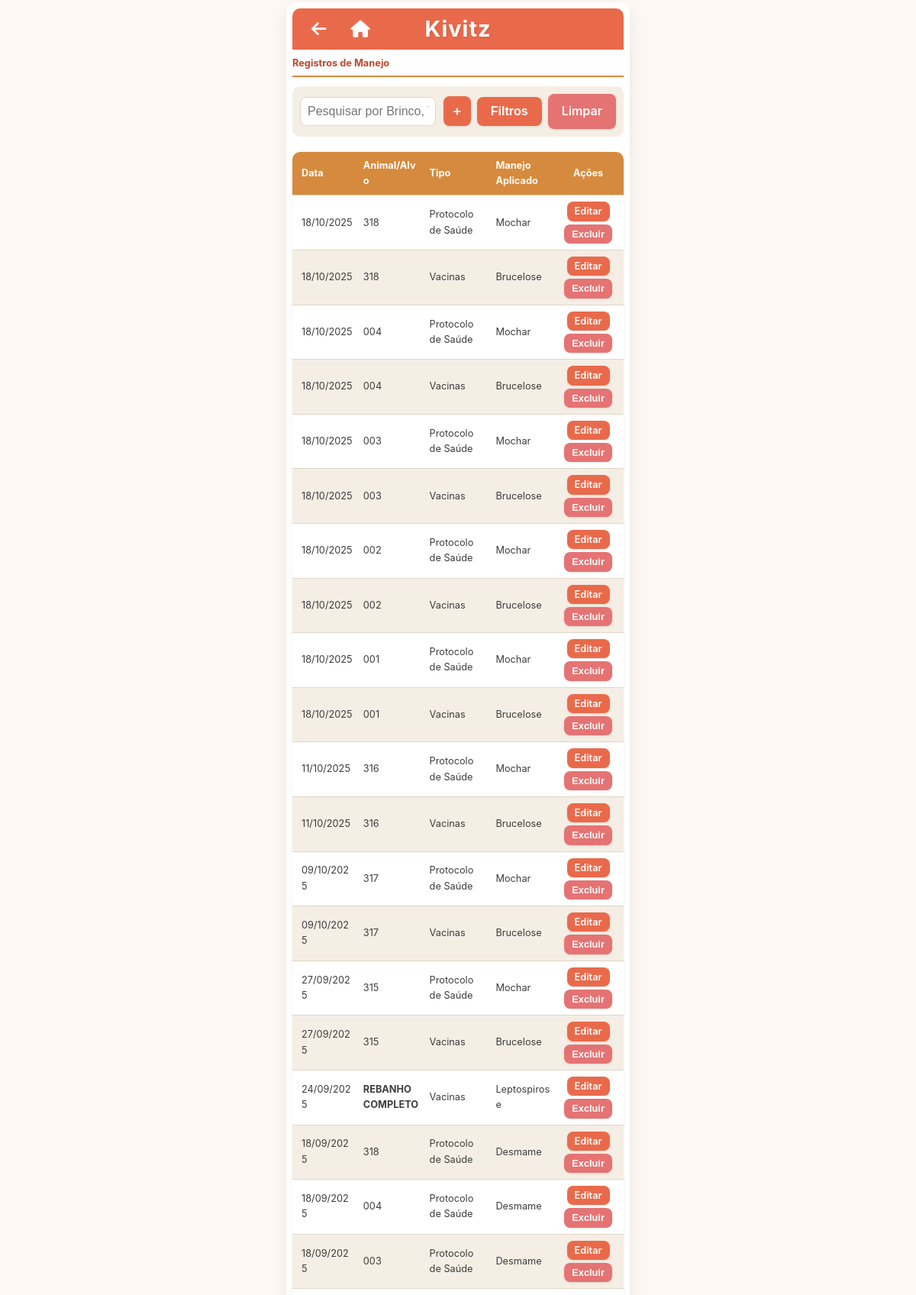
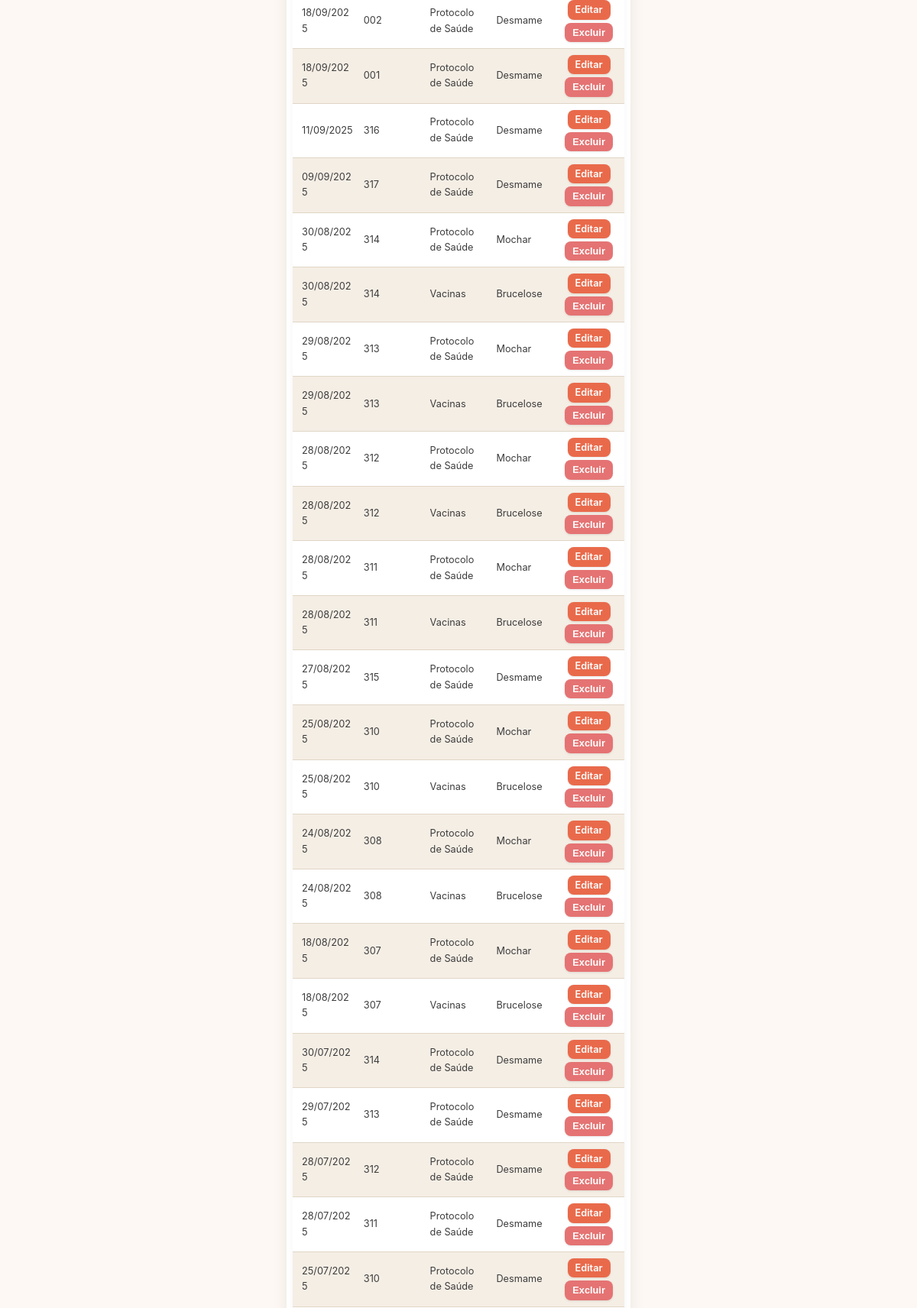
Screenshot of /views/registros_manejo/index.php (signed in, upper part) with the database file from the repository (2 pictures, top to bottom).
### tables this page shows
CREATE TABLE `registros_manejos` (
  `id` int(11) NOT NULL,
  `id_manejo` int(11) NOT NULL,
  `id_gado` int(11) DEFAULT NULL,
  `aplicado_rebanho` tinyint(1) NOT NULL DEFAULT 0,
  `data_aplicacao` date NOT NULL,
  `observacoes` text DEFAULT NULL,
  `id_evento_calendario` varchar(255) DEFAULT NULL,
  `calendar_event_id` varchar(255) DEFAULT NULL,
  `created_at` timestamp NOT NULL DEFAULT current_timestamp()
);

CREATE TABLE `gado` (
  `id` int(11) NOT NULL,
  `grupo` enum('Bezerra','Novilha','Lactante','Seca','Corte') NOT NULL,
  `status` enum('Vazia','Inseminada','Prenha') NOT NULL,
  `bst` tinyint(1) DEFAULT 0,
  `leite_descarte` enum('Sim','Não') NOT NULL DEFAULT 'Não',
  `cor_bastao` enum('','Azul','Verde','Vermelho') NOT NULL DEFAULT '',
  `ativo` tinyint(1) NOT NULL DEFAULT 1,
  `created_at` datetime DEFAULT current_timestamp(),
  `updated_at` datetime DEFAULT current_timestamp() ON UPDATE current_timestamp(),
  `brinco` varchar(50) NOT NULL,
  `nascimento` date NOT NULL,
  `sexo` varchar(10) NOT NULL DEFAULT 'Fêmea',
  `escore` decimal(3,2) NOT NULL,
  `id_pai` int(11) DEFAULT NULL,
  `id_mae` int(11) DEFAULT NULL,
  `descarte` tinyint(1) DEFAULT 0,
  `observacoes` text DEFAULT NULL,
  `raca` enum('Holandês','Angus','Jersey') DEFAULT NULL,
  `nome` varchar(100) DEFAULT NULL,
  `Data_secagem` date DEFAULT NULL,
  `Data_preparto` date DEFAULT NULL,
  `Data_parto` date DEFAULT NULL,
  `data_monitoramento_cio` date DEFAULT NULL,
  `pai` varchar(100) DEFAULT NULL,
  `mae` varchar(100) DEFAULT NULL
);

CREATE TABLE `manejos` (
  `id` int(11) NOT NULL,
  `nome` varchar(255) NOT NULL,
  `tipo` enum('BST','Diagnóstico','Protocolo de Saúde','Vacinas','Secagem','Pré-Parto') NOT NULL,
  `ativo` tinyint(1) NOT NULL DEFAULT 1,
  `recorrencia_meses` int(11) DEFAULT NULL,
  `recorrencia_dias` int(11) DEFAULT NULL COMMENT 'Intervalo em dias para recorrência de BST',
  `evento_dias_1` int(11) DEFAULT NULL,
  `evento_titulo_1` varchar(255) DEFAULT NULL,
  `evento_dias_2` int(11) DEFAULT NULL,
  `evento_titulo_2` varchar(255) DEFAULT NULL,
  `evento_dias_3` int(11) DEFAULT NULL,
  `evento_titulo_3` varchar(255) DEFAULT NULL,
  `evento_dias_4` int(11) DEFAULT NULL,
  `evento_titulo_4` varchar(255) DEFAULT NULL,
  `evento_dias_5` int(11) DEFAULT NULL,
  `evento_titulo_5` varchar(255) DEFAULT NULL,
  `evento_dias_6` int(11) DEFAULT NULL,
  `evento_titulo_6` varchar(255) DEFAULT NULL
);

### models/RegistroManejo.php (called while the page is built, shortened)
<?php
class RegistroManejo {
    private $conn;
    private $table_name = "registros_manejos";
    public function __construct($db) {
        $this->conn = $db;
    }
 public function read($filters = []) {
        $query = "SELECT
                    r.id,
                    r.data_aplicacao,
                    r.aplicado_rebanho,
                    m.nome as nome_manejo,
                    m.tipo as tipo_manejo,
                    g.brinco as brinco_gado
                  FROM " . $this->table_name . " r
                  LEFT JOIN manejos m ON r.id_manejo = m.id
                  LEFT JOIN gado g ON r.id_gado = g.id";
        $where_clauses = [];
        $where_clauses[] = "(g.ativo = 1 OR r.aplicado_rebanho = 1)";
        if (!empty($where_clauses)) {
            $query .= " WHERE " . implode(" AND ", $where_clauses);
        }
        $query .= " ORDER BY r.data_aplicacao DESC, r.id DESC";
        $stmt = $this->conn->prepare($query);
        $stmt->execute();
        return $stmt;
    }
}
?>

### views/registros_manejo/index.php (the view, shortened to what this page needs)
<?php
include_once __DIR__ . '/../../includes/header.php';
require_once __DIR__ . '/../../config/database.php';
require_once __DIR__ . '/../../models/RegistroManejo.php';
$filters = [];
$registroManejo = new RegistroManejo($pdo);
$stmt = $registroManejo->read($filters);
?>
<h2 class="page-title">Registros de Manejo</h2>
<div class="filter-controls">
    <form id="filter-form" method="GET" action="index.php">
        <div class="top-filter-bar">
            <div class="search-input-group">
                <input type="text" id="search_brinco" name="search_query" placeholder="Pesquisar por Brinco, Tipo ou Manejo..." value="<?php echo htmlspecialchars($_GET['search_query'] ?? ''); ?>">
            </div>
            <div class="filter-buttons-group">
    <a href="create.php<?php echo !empty($filters['search_query']) ? '?brinco=' . urlencode($filters['search_query']) : ''; ?>" class="btn btn-primary" title="Registrar Novo Manejo" style="padding: 5px 12px; font-size: 1.2em;">+</a>
    <button id="openManejoFilterBtn" class="btn btn-secondary" type="button">Filtros</button>
    <a href="index.php" class="btn btn-danger" title="Limpar Filtros">Limpar</a>
</div>
        </div>
    </form>
</div>
<table class="data-table" style="margin-top: 20px;">
    <thead>
        <tr>
            <th>Data</th>
            <th>Animal/Alvo</th>
            <th>Tipo</th>
            <th>Manejo Aplicado</th>
            <th class="actions-column-condensed">Ações</th>
        </tr>
    </thead>
    <tbody>
        <?php if ($stmt->rowCount() > 0): ?>
            <?php while ($row = $stmt->fetch(PDO::FETCH_ASSOC)): ?>
                <tr>
                    <td><?php echo date('d/m/Y', strtotime($row['data_aplicacao'])); ?></td>
                    <td>
                        <?php
                            if ($row['aplicado_rebanho']) {
                                echo '<strong>REBANHO COMPLETO</strong>';
                            } else {
                                echo htmlspecialchars($row['brinco_gado']);
                            }
                        ?>
                    </td>
                    <td><?php echo htmlspecialchars($row['tipo_manejo']); ?></td>
                    <td><?php echo htmlspecialchars($row['nome_manejo']); ?></td>
                    <td class="actions-column-condensed">
                        <div class="button-group">
                            <a href="edit.php?id=<?php echo $row['id']; ?>" class="btn btn-secondary">Editar</a>
                            <form action="../../controllers/RegistroManejoController.php" method="POST" onsubmit="return confirm('Tem certeza que deseja excluir este registro?');">
                                <button type="submit" class="btn btn-danger">Excluir</button>
                            </form>
                        </div>
                    </td>
                </tr>
            <?php endwhile; ?>
        <?php else: ?>
            <tr>
                <td colspan="5" style="text-align: center;">Nenhum registro de manejo encontrado.</td>
            </tr>
        <?php endif; ?>
    </tbody>
</table>
<?php include_once __DIR__ . '/../../includes/footer.php'; ?>

### css/style.css (style rules this page uses)
:root { --primary-orange: #E96A4B; --light-accent-orange: #FCE0C3; --dark-orange: #BC472A; --highlight-orange: #D68A3D; --neutral-text: #3D3D3D; --neutral-dark: #6B5F5F; --background-light: #FDF8F3; --background-medium: #F5EEE5; --border-color: #E0D6C6; --success-green: #66BB6A; --error-red: #E57373; --shadow-light: 0 3px 8px rgba(0, 0, 0, 0.05); --shadow-medium: 0 8px 20px rgba(0, 0, 0, 0.08); --bst-green: #4CAF50; --bst-gray: #BDBDBD; --text-esmaecido: #B0B0B0; --background-esmaecido-even: #F0F0F0; --background-esmaecido-odd: #FAFAFA; --bg-estoque-baixo: #FFEBEE; }
*, *::before, *::after { box-sizing: border-box; }
body { font-family: 'Inter', 'Segoe UI', Tahoma, Geneva, Verdana, sans-serif; line-height: 1.6; margin: 0; padding: 0; background-color: var(--background-light); color: var(--neutral-text); display: flex; justify-content: center; align-items: flex-start; min-height: 100vh; font-size: 15px; overflow-x: hidden; }
h2.page-title { color: var(--dark-orange); font-size: 0.8rem; margin-top: 0; margin-bottom: 12px; border-bottom: 2px solid var(--highlight-orange); padding-bottom: 6px; font-weight: 700; }
form { background-color: var(--background-medium); padding: 12px; border-radius: 10px; box-shadow: 0 3px 8px rgba(0, 0, 0, 0.05); margin-top: 12px; display: grid; gap: 12px; }
form input[type="text"], form input[type="password"], form input[type="date"], form input[type="number"], form select, form textarea { width: 100%; padding: 9px; border: 1px solid var(--border-color); border-radius: 8px; font-size: 1rem; transition: border-color 0.3s ease, box-shadow 0.3s ease; background-color: #fff; box-sizing: border-box; }
.filter-controls { display: flex; flex-direction: column; gap: 10px; margin-bottom: 15px; background-color: var(--background-medium); padding: 10px; border-radius: 10px; }
#filter-form { background-color: transparent; padding: 0; margin: 0; margin-top: 0; box-shadow: none; display: block; }
.top-filter-bar { display: flex; align-items: center; gap: 10px; }
.search-input-group { flex-grow: 1; min-width: 100px; }
.filter-buttons-group { display: flex; flex-shrink: 0; gap: 8px; align-items: center; flex-wrap: nowrap; }
.btn { background-color: var(--primary-orange); color: white; padding: 10px 18px; border: none; border-radius: 8px; cursor: pointer; font-size: 1rem; font-weight: 600; transition: background-color 0.3s ease, transform 0.2s ease, box-shadow 0.3s ease; text-decoration: none; display: inline-block; text-align: center; box-shadow: 0 1px 3px rgba(0, 0, 0, 0.1); }
.btn.btn-danger { background-color: var(--error-red); }
.button-group { display: flex; gap: 10px; margin-top: 12px; flex-wrap: wrap; justify-content: flex-start; }
.data-table { width: 100%; border-collapse: collapse; margin-top: 20px; box-shadow: var(--shadow-light); border-radius: 10px; overflow: hidden; table-layout: fixed; }
.data-table thead tr { background-color: var(--highlight-orange); color: white; text-align: left; }
.data-table th, .data-table td { padding: 8px 6px; border-bottom: 1px solid var(--border-color); text-align: left; font-size: 0.85em; word-break: break-word; vertical-align: middle; }
.data-table th:first-child, .data-table td:first-child { padding-left: 12px; }
.data-table th:last-child, .data-table td:last-child { padding-right: 12px; }
.data-table .actions-column-condensed { width: auto; white-space: nowrap; text-align: center; }
.data-table .actions-column-condensed .button-group { justify-content: center; margin-top: 0; gap: 4px; }
.data-table .actions-column-condensed .button-group form { margin: 0; padding: 0; background: none; box-shadow: none; display: inline-block; }
.data-table .actions-column-condensed .btn { padding: 5px 10px; font-size: 1em; line-height: 1.2; }
.data-table tbody tr:nth-child(even) { background-color: var(--background-medium); }

### rows the page displays
registros_manejos: data_aplicacao "18/10/2025", id_gado.brinco "318", id_manejo.tipo "Protocolo de Saúde", id_manejo.nome "Mochar"
registros_manejos: data_aplicacao "18/10/2025", id_gado.brinco "318", id_manejo.tipo "Vacinas", id_manejo.nome "Brucelose"
registros_manejos: data_aplicacao "18/10/2025", id_gado.brinco "004", id_manejo.tipo "Protocolo de Saúde", id_manejo.nome "Mochar"
registros_manejos: data_aplicacao "18/10/2025", id_gado.brinco "004", id_manejo.tipo "Vacinas", id_manejo.nome "Brucelose"
registros_manejos: data_aplicacao "18/10/2025", id_gado.brinco "003", id_manejo.tipo "Protocolo de Saúde", id_manejo.nome "Mochar"
registros_manejos: data_aplicacao "18/10/2025", id_gado.brinco "003", id_manejo.tipo "Vacinas", id_manejo.nome "Brucelose"
registros_manejos: data_aplicacao "18/10/2025", id_gado.brinco "002", id_manejo.tipo "Protocolo de Saúde", id_manejo.nome "Mochar"
registros_manejos: data_aplicacao "18/10/2025", id_gado.brinco "002", id_manejo.tipo "Vacinas", id_manejo.nome "Brucelose"
registros_manejos: data_aplicacao "18/10/2025", id_gado.brinco "001", id_manejo.tipo "Protocolo de Saúde", id_manejo.nome "Mochar"
registros_manejos: data_aplicacao "18/10/2025", id_gado.brinco "001", id_manejo.tipo "Vacinas", id_manejo.nome "Brucelose"
registros_manejos: data_aplicacao "11/10/2025", id_gado.brinco "316", id_manejo.tipo "Protocolo de Saúde", id_manejo.nome "Mochar"
registros_manejos: data_aplicacao "11/10/2025", id_gado.brinco "316", id_manejo.tipo "Vacinas", id_manejo.nome "Brucelose"
registros_manejos: data_aplicacao "09/10/2025", id_gado.brinco "317", id_manejo.tipo "Protocolo de Saúde", id_manejo.nome "Mochar"
registros_manejos: data_aplicacao "09/10/2025", id_gado.brinco "317", id_manejo.tipo "Vacinas", id_manejo.nome "Brucelose"
registros_manejos: data_aplicacao "27/09/2025", id_gado.brinco "315", id_manejo.tipo "Protocolo de Saúde", id_manejo.nome "Mochar"
registros_manejos: data_aplicacao "27/09/2025", id_gado.brinco "315", id_manejo.tipo "Vacinas", id_manejo.nome "Brucelose"
registros_manejos: data_aplicacao "24/09/2025", aplicado_rebanho "REBANHO COMPLETO", id_manejo.tipo "Vacinas", id_manejo.nome "Leptospirose"
registros_manejos: data_aplicacao "18/09/2025", id_gado.brinco "318", id_manejo.tipo "Protocolo de Saúde", id_manejo.nome "Desmame"
registros_manejos: data_aplicacao "18/09/2025", id_gado.brinco "004", id_manejo.tipo "Protocolo de Saúde", id_manejo.nome "Desmame"
registros_manejos: data_aplicacao "18/09/2025", id_gado.brinco "003", id_manejo.tipo "Protocolo de Saúde", id_manejo.nome "Desmame"
registros_manejos: data_aplicacao "18/09/2025", id_gado.brinco "002", id_manejo.tipo "Protocolo de Saúde", id_manejo.nome "Desmame"
registros_manejos: data_aplicacao "18/09/2025", id_gado.brinco "001", id_manejo.tipo "Protocolo de Saúde", id_manejo.nome "Desmame"
registros_manejos: data_aplicacao "11/09/2025", id_gado.brinco "316", id_manejo.tipo "Protocolo de Saúde", id_manejo.nome "Desmame"
registros_manejos: data_aplicacao "09/09/2025", id_gado.brinco "317", id_manejo.tipo "Protocolo de Saúde", id_manejo.nome "Desmame"
registros_manejos: data_aplicacao "30/08/2025", id_gado.brinco "314", id_manejo.tipo "Protocolo de Saúde", id_manejo.nome "Mochar"
registros_manejos: data_aplicacao "30/08/2025", id_gado.brinco "314", id_manejo.tipo "Vacinas", id_manejo.nome "Brucelose"
registros_manejos: data_aplicacao "29/08/2025", id_gado.brinco "313", id_manejo.tipo "Protocolo de Saúde", id_manejo.nome "Mochar"
registros_manejos: data_aplicacao "29/08/2025", id_gado.brinco "313", id_manejo.tipo "Vacinas", id_manejo.nome "Brucelose"
registros_manejos: data_aplicacao "28/08/2025", id_gado.brinco "312", id_manejo.tipo "Protocolo de Saúde", id_manejo.nome "Mochar"
registros_manejos: data_aplicacao "28/08/2025", id_gado.brinco "312", id_manejo.tipo "Vacinas", id_manejo.nome "Brucelose"
registros_manejos: data_aplicacao "28/08/2025", id_gado.brinco "311", id_manejo.tipo "Protocolo de Saúde", id_manejo.nome "Mochar"
registros_manejos: data_aplicacao "28/08/2025", id_gado.brinco "311", id_manejo.tipo "Vacinas", id_manejo.nome "Brucelose"
registros_manejos: data_aplicacao "27/08/2025", id_gado.brinco "315", id_manejo.tipo "Protocolo de Saúde", id_manejo.nome "Desmame"
registros_manejos: data_aplicacao "25/08/2025", id_gado.brinco "310", id_manejo.tipo "Protocolo de Saúde", id_manejo.nome "Mochar"
registros_manejos: data_aplicacao "25/08/2025", id_gado.brinco "310", id_manejo.tipo "Vacinas", id_manejo.nome "Brucelose"
registros_manejos: data_aplicacao "24/08/2025", id_gado.brinco "308", id_manejo.tipo "Protocolo de Saúde", id_manejo.nome "Mochar"
registros_manejos: data_aplicacao "24/08/2025", id_gado.brinco "308", id_manejo.tipo "Vacinas", id_manejo.nome "Brucelose"
registros_manejos: data_aplicacao "18/08/2025", id_gado.brinco "307", id_manejo.tipo "Protocolo de Saúde", id_manejo.nome "Mochar"
registros_manejos: data_aplicacao "18/08/2025", id_gado.brinco "307", id_manejo.tipo "Vacinas", id_manejo.nome "Brucelose"
registros_manejos: data_aplicacao "30/07/2025", id_gado.brinco "314", id_manejo.tipo "Protocolo de Saúde", id_manejo.nome "Desmame"
registros_manejos: data_aplicacao "29/07/2025", id_gado.brinco "313", id_manejo.tipo "Protocolo de Saúde", id_manejo.nome "Desmame"
registros_manejos: data_aplicacao "28/07/2025", id_gado.brinco "312", id_manejo.tipo "Protocolo de Saúde", id_manejo.nome "Desmame"
registros_manejos: data_aplicacao "28/07/2025", id_gado.brinco "311", id_manejo.tipo "Protocolo de Saúde", id_manejo.nome "Desmame"
registros_manejos: data_aplicacao "25/07/2025", id_gado.brinco "310", id_manejo.tipo "Protocolo de Saúde", id_manejo.nome "Desmame"
